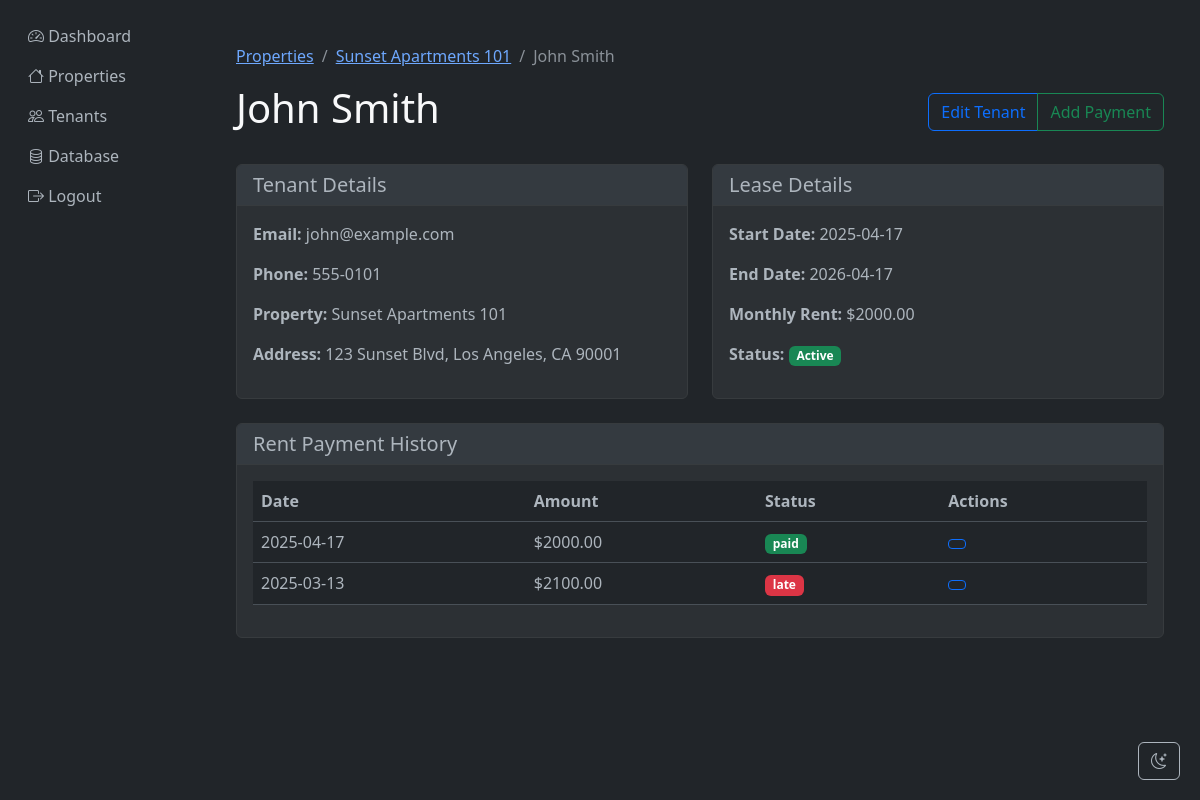
The app's page /tenants/1 (signed in) with its own data.
### app/models.py (models this page shows, shortened)
class Property(db.Model):
    id = db.Column(db.Integer, primary_key=True)
    name = db.Column(db.String(100), nullable=False)
    address = db.Column(db.String(200), nullable=False)
    type = db.Column(db.String(50), nullable=False)  # apartment, house, commercial
    status = db.Column(db.String(20), nullable=False)  # vacant, occupied, maintenance
    rent_amount = db.Column(db.Float, nullable=False)
    owner_id = db.Column(db.Integer, db.ForeignKey('user.id'), nullable=False)
    tenants = db.relationship('Tenant', backref='property', lazy=True)
    maintenance_requests = db.relationship('MaintenanceRequest', backref='property', lazy=True)

class Tenant(db.Model):
    id = db.Column(db.Integer, primary_key=True)
    name = db.Column(db.String(100), nullable=False)
    email = db.Column(db.String(120), nullable=False)
    phone = db.Column(db.String(20), nullable=False)
    property_id = db.Column(db.Integer, db.ForeignKey('property.id'), nullable=False)
    lease_start = db.Column(db.Date, nullable=False)
    lease_end = db.Column(db.Date, nullable=False)
    rent_payments = db.relationship('RentPayment', backref='tenant', lazy=True)
    maintenance_requests = db.relationship('MaintenanceRequest', backref='tenant', lazy=True)

class RentPayment(db.Model):
    id = db.Column(db.Integer, primary_key=True)
    tenant_id = db.Column(db.Integer, db.ForeignKey('tenant.id'), nullable=False)
    amount = db.Column(db.Float, nullable=False)
    payment_date = db.Column(db.Date, nullable=False)
    status = db.Column(db.String(20), nullable=False)  # paid, pending, late

### app/routes/tenants.py (the view)
@bp.route('/tenants/<int:tenant_id>')
@login_required
def view_tenant(tenant_id):
    tenant = Tenant.query.get_or_404(tenant_id)
    if tenant.property.owner_id != current_user.id:
        flash('You do not have permission to view this tenant.', 'danger')
        return redirect(url_for('properties.list_properties'))
    return render_template('tenants/view.html',
                         tenant=tenant,
                         now=datetime.utcnow().date())

### app/templates/tenants/view.html (shortened to what this page needs)
{% extends "base.html" %}
{% block content %}
<div class="container mt-4">
    <nav aria-label="breadcrumb">
        <ol class="breadcrumb">
            <li class="breadcrumb-item"><a href="{{ url_for('properties.list_properties') }}">Properties</a></li>
            <li class="breadcrumb-item"><a href="{{ url_for('properties.view_property', property_id=tenant.property.id) }}">{{ tenant.property.name }}</a></li>
            <li class="breadcrumb-item active" aria-current="page">{{ tenant.name }}</li>
        </ol>
    </nav>
    <div class="d-flex justify-content-between align-items-center mb-4">
        <h1>{{ tenant.name }}</h1>
        <div class="btn-group">
            <a href="{{ url_for('tenants.edit_tenant', tenant_id=tenant.id) }}" class="btn btn-outline-primary">
                 Edit Tenant
            </a>
            <a href="{{ url_for('tenants.add_payment', tenant_id=tenant.id) }}" class="btn btn-outline-success">
                 Add Payment
            </a>
        </div>
    </div>
    <div class="row">
        <div class="col-md-6 mb-4">
            <div class="card">
                <div class="card-header">
                    <h5 class="card-title mb-0">Tenant Details</h5>
                </div>
                <div class="card-body">
                    <p><strong>Email:</strong> {{ tenant.email }}</p>
                    <p><strong>Phone:</strong> {{ tenant.phone }}</p>
                    <p><strong>Property:</strong> {{ tenant.property.name }}</p>
                    <p><strong>Address:</strong> {{ tenant.property.address }}</p>
                </div>
            </div>
        </div>
        <div class="col-md-6 mb-4">
            <div class="card">
                <div class="card-header">
                    <h5 class="card-title mb-0">Lease Details</h5>
                </div>
                <div class="card-body">
                    <p><strong>Start Date:</strong> {{ tenant.lease_start.strftime('%Y-%m-%d') }}</p>
                    <p><strong>End Date:</strong> {{ tenant.lease_end.strftime('%Y-%m-%d') }}</p>
                    <p><strong>Monthly Rent:</strong> ${{ "%.2f"|format(tenant.property.rent_amount) }}</p>
                    <p><strong>Status:</strong>
                        <span class="badge {% if tenant.lease_end < now %}bg-danger{% else %}bg-success{% endif %}">
                            {{ 'Active' if tenant.lease_end > now else 'Expired' }}
                        </span>
                    </p>
                </div>
            </div>
        </div>
    </div>
    <div class="card">
        <div class="card-header">
            <h5 class="card-title mb-0">Rent Payment History</h5>
        </div>
        <div class="card-body">
            {% if tenant.rent_payments %}
                <div class="table-responsive">
                    <table class="table">
                        <thead>
                            <tr>
                                <th>Date</th>
                                <th>Amount</th>
                                <th>Status</th>
                                <th>Actions</th>
                            </tr>
                        </thead>
                        <tbody>
                            {% for payment in tenant.rent_payments %}
                                <tr>
                                    <td>{{ payment.payment_date.strftime('%Y-%m-%d') }}</td>
                                    <td>${{ "%.2f"|format(payment.amount) }}</td>
                                    <td>
                                        <span class="badge {% if payment.status == 'paid' %}bg-success{% elif payment.status == 'pending' %}bg-warning{% else %}bg-danger{% endif %}">
                                            {{ payment.status }}
                                        </span>
                                    </td>
                                    <td>
                                        <a href="{{ url_for('tenants.view_payment', payment_id=payment.id) }}"
                                           class="btn btn-sm btn-outline-primary">
                                        </a>
                                    </td>
                                </tr>
                            {% endfor %}
                        </tbody>
                    </table>
                </div>
            {% else %}
                <p class="text-muted">No rent payments recorded for this tenant.</p>
            {% endif %}
        </div>
    </div>
</div>
{% endblock %}

### app/templates/base.html (style rules this page uses)
.card { background-color: #2c3034; border-color: #373b3e; }
.card-header { background-color: #343a40; border-bottom-color: #373b3e; }

### records on screen
Property: property.name "Sunset Apartments 101", property.address "123 Sunset Blvd, Los Angeles, CA 90001", property.rent_amount "2000.00"
Tenant: name "John Smith", email "john@example.com", phone "555-0101", lease_start "2025-04-17", lease_end "2026-04-17", lease_end "Active"
RentPayment: payment_date "2025-04-17", amount "2000.00", status "paid"
RentPayment: payment_date "2025-03-13", amount "2100.00", status "late"
